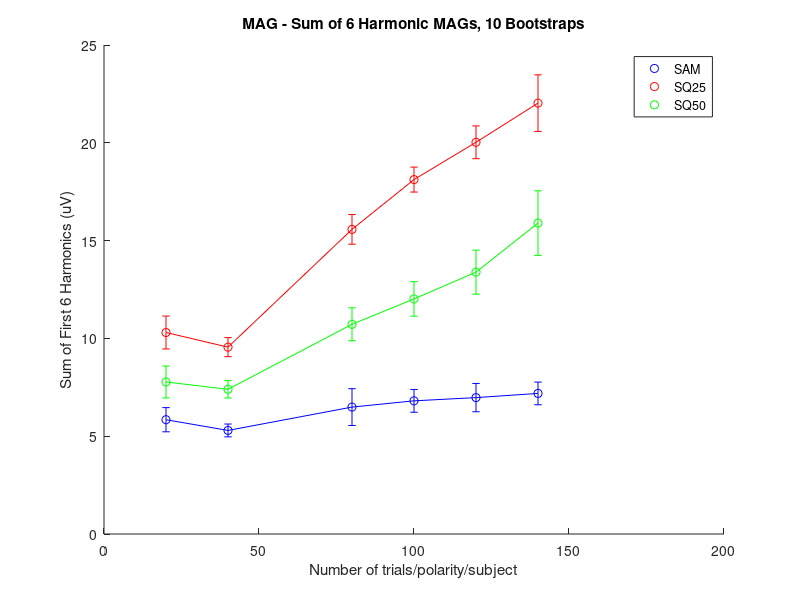

MATLAB code for this plot:
%Plots Means and std of the average trials:

clear all
close all

%% Import data:

PLV = 0; %if 1, plot PLV, if 0, plot MAG


if PLV == 0

    load('SAM_MAG_all_m.mat');
    load('SQ25_MAG_all_m.mat');
    load('SQ50_MAG_all_m.mat');
    
    trials = SAM_MAG_all_means(:,1);
    
    means = [SAM_MAG_all_means(:,2),SQ25_MAG_all_means(:,2),SQ50_MAG_all_means(:,2)];
    stds = [SAM_MAG_all_means(:,3),SQ25_MAG_all_means(:,3),SQ50_MAG_all_means(:,3)];


%     means = [SAM_all_means(:,2),SQ25_all_means(:,2),SQ50_all_means(:,2)];
%     stds = [SAM_all_means(:,3),SQ25_all_means(:,3),SQ50_all_means(:,3)];


    
    ti = "MAG - Sum of 6 Harmonic MAGs, 10 Bootstraps";
    yl = "Sum of First 6 Harmonics (uV)";

else
   
    load('SAM_PLV_all_m.mat');
    load('SQ25_PLV_all_m.mat');
    load('SQ50_PLV_all_m.mat');
    
    trials = SAM_PLV_all_means(:,1);

    means = [SAM_PLV_all_means(:,2),SQ25_PLV_all_means(:,2),SQ50_PLV_all_means(:,2)];
    stds = [SAM_PLV_all_means(:,3),SQ25_PLV_all_means(:,3),SQ50_PLV_all_means(:,3)];
    
      
    ti = "PLV - Sum of 6 Harmonic PLVs, 10 Bootstraps";
    yl = "Sum of First 6 PLVs";

end



hold on

    scatter(trials,means(:,1),'b');
    scatter(trials,means(:,2),'r');
    scatter(trials,means(:,3),'g');
    errorbar(trials,means(:,1),stds(:,1),'b');
    errorbar(trials,means(:,2),stds(:,2),'r');
    errorbar(trials,means(:,3),stds(:,3),'g');
    
hold off
legend("SAM","SQ25","SQ50");
title(ti)
xlabel("Number of trials/polarity/subject")
ylabel(yl)

